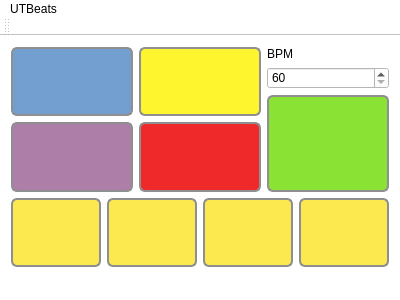
<?xml version="1.0" encoding="UTF-8"?>
<ui version="4.0">
 <class>MainWindow</class>
 <widget class="QMainWindow" name="MainWindow">
  <property name="geometry">
   <rect>
    <x>0</x>
    <y>0</y>
    <width>400</width>
    <height>300</height>
   </rect>
  </property>
  <property name="windowTitle">
   <string>MainWindow</string>
  </property>
  <property name="styleSheet">
   <string notr="true">background-color: rgb(255, 255, 255);</string>
  </property>
  <widget class="QWidget" name="centralWidget">
   <layout class="QGridLayout" name="gridLayout">
    <item row="0" column="2" rowspan="2">
     <layout class="QGridLayout" name="gridLayout_2">
      <item row="2" column="0">
       <widget class="QPushButton" name="BotonPlay">
        <property name="sizePolicy">
         <sizepolicy hsizetype="Preferred" vsizetype="MinimumExpanding">
          <horstretch>0</horstretch>
          <verstretch>0</verstretch>
         </sizepolicy>
        </property>
        <property name="styleSheet">
         <string notr="true">QPushButton {
	background-color: rgb(138, 226, 52);
    border: 2px solid #8f8f91;
    border-radius: 6px;
	
	image: url(:/recursos/play.png);
    /*background-color: qlineargradient(x1: 0, y1: 0, x2: 0, y2: 1,
                                      stop: 0 #f6f7fa, stop: 1 #dadbde);*/
    min-width: 80px;
	font-size: 20px;
}

QPushButton:pressed {
	border-color: rgb(0, 0, 0);
	background-color: rgb(115, 210, 22);
}

QPushButton:flat {
    border: none; /* no border for a flat push button */
}

QPushButton:default {
    border-color: navy; /* make the default button prominent */
}</string>
        </property>
        <property name="text">
         <string/>
        </property>
       </widget>
      </item>
      <item row="1" column="0">
       <widget class="QSpinBox" name="SBTempo">
        <property name="styleSheet">
         <string notr="true">background-color: rgb(255, 255, 255);</string>
        </property>
        <property name="minimum">
         <number>60</number>
        </property>
        <property name="maximum">
         <number>180</number>
        </property>
       </widget>
      </item>
      <item row="0" column="0">
       <widget class="QLabel" name="label">
        <property name="text">
         <string>BPM</string>
        </property>
       </widget>
      </item>
     </layout>
    </item>
    <item row="0" column="1">
     <widget class="QPushButton" name="BotonHiHat">
      <property name="sizePolicy">
       <sizepolicy hsizetype="Minimum" vsizetype="Ignored">
        <horstretch>0</horstretch>
        <verstretch>0</verstretch>
       </sizepolicy>
      </property>
      <property name="styleSheet">
       <string notr="true">QPushButton {
	background-color: rgb(255, 245, 46);
	border: 2px solid #8f8f91;
	border-radius: 6px;
	
	image: url(:/recursos/hihat.png);
	/*background-color: qlineargradient(x1: 0, y1: 0, x2: 0, y2: 1,
                                      stop: 0 #f6f7fa, stop: 1 #dadbde);*/
	min-width: 80px;
	font-size: 20px;
}

QPushButton:pressed {
	border-color: rgb(0, 0, 0);
	background-color: rgb(255, 207, 60);
}

QPushButton:flat {
    border: none; /* no border for a flat push button */
	font-size: 20px;
}

QPushButton:default {
    border-color: navy; /* make the default button prominent */
	font-size: 20px;
}</string>
      </property>
      <property name="text">
       <string/>
      </property>
     </widget>
    </item>
    <item row="0" column="0">
     <widget class="QPushButton" name="BotonBombo">
      <property name="sizePolicy">
       <sizepolicy hsizetype="Minimum" vsizetype="Ignored">
        <horstretch>0</horstretch>
        <verstretch>0</verstretch>
       </sizepolicy>
      </property>
      <property name="styleSheet">
       <string notr="true">QPushButton {
	
	background-color: rgb(114, 159, 207);
    border: 2px solid #8f8f91;
    border-radius: 6px;
	image: url(:/recursos/kick-drum.png);
   /* background-color: qlineargradient(x1: 0, y1: 0, x2: 0, y2: 1,
                                      stop: 0 #f6f7fa, stop: 1 #dadbde);*/
    min-width: 80px;
	font-size: 20px;
}

QPushButton:pressed {
	border-color: rgb(0, 0, 0);
	background-color: rgb(52, 101, 164);
}

QPushButton:flat {
    border: none; /* no border for a flat push button */
}

QPushButton:default {
    border-color: navy; /* make the default button prominent */
}</string>
      </property>
      <property name="text">
       <string/>
      </property>
     </widget>
    </item>
    <item row="1" column="1">
     <widget class="QPushButton" name="BotonCrash">
      <property name="sizePolicy">
       <sizepolicy hsizetype="Minimum" vsizetype="Ignored">
        <horstretch>0</horstretch>
        <verstretch>0</verstretch>
       </sizepolicy>
      </property>
      <property name="styleSheet">
       <string notr="true">QPushButton {
	background-color: rgb(239, 41, 41);
    border: 2px solid #8f8f91;
    border-radius: 6px;
	image: url(:/recursos/crash2.png);
    /*background-color: qlineargradient(x1: 0, y1: 0, x2: 0, y2: 1,
                                      stop: 0 #f6f7fa, stop: 1 #dadbde);*/
    min-width: 80px;
	font-size: 20px;
}

QPushButton:pressed {
	border-color: rgb(0, 0, 0);
	background-color: rgb(204, 0, 0);
}

QPushButton:flat {
    border: none; /* no border for a flat push button */
}

QPushButton:default {
    border-color: navy; /* make the default button prominent */
}</string>
      </property>
      <property name="text">
       <string/>
      </property>
     </widget>
    </item>
    <item row="1" column="0">
     <widget class="QPushButton" name="BotonRedoblante">
      <property name="sizePolicy">
       <sizepolicy hsizetype="Minimum" vsizetype="Ignored">
        <horstretch>0</horstretch>
        <verstretch>0</verstretch>
       </sizepolicy>
      </property>
      <property name="styleSheet">
       <string notr="true">QPushButton {
	
	background-color: rgb(173, 127, 168);
    border: 2px solid #8f8f91;
    border-radius: 6px;
	image: url(:/recursos/snare-drum.png);
   /* background-color: qlineargradient(x1: 0, y1: 0, x2: 0, y2: 1,
                                      stop: 0 #f6f7fa, stop: 1 #dadbde);*/
    min-width: 80px;
	font-size: 19px;
}

QPushButton:pressed {
	border-color: rgb(0, 0, 0);
	background-color: rgb(117, 80, 123);
}

QPushButton:flat {
    border: none; /* no border for a flat push button */
}

QPushButton:default {
    border-color: navy; /* make the default button prominent */
}</string>
      </property>
      <property name="text">
       <string/>
      </property>
     </widget>
    </item>
    <item row="3" column="0" colspan="3">
     <layout class="QGridLayout" name="gridLayout_3">
      <item row="0" column="1">
       <widget class="QPushButton" name="BotonNegra">
        <property name="sizePolicy">
         <sizepolicy hsizetype="Minimum" vsizetype="Ignored">
          <horstretch>0</horstretch>
          <verstretch>0</verstretch>
         </sizepolicy>
        </property>
        <property name="styleSheet">
         <string notr="true">QPushButton {
	background-color: rgb(252, 233, 79);
    border: 2px solid #8f8f91;
    border-radius: 6px;
	image: url(:/recursos/negra.png);
    background-color: qlineargradient(x1: 0, y1: 0, x2: 0, y2: 1,
                                      stop: 0 #f6f7fa, stop: 1 #dadbde);
    min-width: 80px;
	font-size: 18px;
}

QPushButton:pressed {
	
	border-color: rgb(255, 0, 0);
	background-color: rgb(255, 255, 255);
}

QPushButton:flat {
    border: none; /* no border for a flat push button */
}

QPushButton:default {
    border-color: navy; /* make the default button prominent */
}</string>
        </property>
        <property name="text">
         <string/>
        </property>
       </widget>
      </item>
      <item row="0" column="0">
       <widget class="QPushButton" name="BotonBlanca">
        <property name="sizePolicy">
         <sizepolicy hsizetype="Minimum" vsizetype="Ignored">
          <horstretch>0</horstretch>
          <verstretch>0</verstretch>
         </sizepolicy>
        </property>
        <property name="styleSheet">
         <string notr="true">QPushButton {
	background-color: rgb(252, 233, 79);
    border: 2px solid #8f8f91;
    border-radius: 6px;
	image: url(:/recursos/blanca.png);
    background-color: qlineargradient(x1: 0, y1: 0, x2: 0, y2: 1,
                                      stop: 0 #f6f7fa, stop: 1 #dadbde);
    min-width: 80px;
	font-size: 18px;
}

QPushButton:pressed {
	border-color: rgb(255, 0, 0);
	background-color: rgb(255, 255, 255);
}

QPushButton:flat {
    border: none; /* no border for a flat push button */
}

QPushButton:default {
    border-color: navy; /* make the default button prominent */
}</string>
        </property>
        <property name="text">
         <string/>
        </property>
       </widget>
      </item>
      <item row="0" column="2">
       <widget class="QPushButton" name="BotonCorchea">
        <property name="sizePolicy">
         <sizepolicy hsizetype="Minimum" vsizetype="Ignored">
          <horstretch>0</horstretch>
          <verstretch>0</verstretch>
         </sizepolicy>
        </property>
        <property name="styleSheet">
         <string notr="true">QPushButton {
	background-color: rgb(252, 233, 79);
    border: 2px solid #8f8f91;
    border-radius: 6px;
	image: url(:/recursos/corchea.png);
    background-color: qlineargradient(x1: 0, y1: 0, x2: 0, y2: 1,
                                      stop: 0 #f6f7fa, stop: 1 #dadbde);
    min-width: 80px;
	font-size: 18px;
}

QPushButton:pressed {
	border-color: rgb(255, 0, 0);
	background-color: rgb(255, 255, 255);
}

QPushButton:flat {
    border: none; /* no border for a flat push button */
}

QPushButton:default {
    border-color: navy; /* make the default button prominent */
}</string>
        </property>
        <property name="text">
         <string/>
        </property>
       </widget>
      </item>
      <item row="0" column="3">
       <widget class="QPushButton" name="BotonSemiC">
        <property name="sizePolicy">
         <sizepolicy hsizetype="Minimum" vsizetype="Ignored">
          <horstretch>0</horstretch>
          <verstretch>0</verstretch>
         </sizepolicy>
        </property>
        <property name="styleSheet">
         <string notr="true">QPushButton {
	background-color: rgb(252, 233, 79);
    border: 2px solid #8f8f91;
    border-radius: 6px;
	image: url(:/recursos/semicorchea.png);
    background-color: qlineargradient(x1: 0, y1: 0, x2: 0, y2: 1,
                                      stop: 0 #f6f7fa, stop: 1 #dadbde);
    min-width: 80px;
	font-size: 18px;
}

QPushButton:pressed {
	border-color: rgb(255, 0, 0);
	background-color: rgb(255, 255, 255);
}

QPushButton:flat {
    border: none; /* no border for a flat push button */
}

QPushButton:default {
    border-color: navy; /* make the default button prominent */
}</string>
        </property>
        <property name="text">
         <string/>
        </property>
       </widget>
      </item>
     </layout>
    </item>
   </layout>
  </widget>
  <widget class="QMenuBar" name="menuBar">
   <property name="geometry">
    <rect>
     <x>0</x>
     <y>0</y>
     <width>400</width>
     <height>22</height>
    </rect>
   </property>
   <widget class="QMenu" name="menuUTBeats">
    <property name="title">
     <string>UTBeats</string>
    </property>
   </widget>
   <addaction name="menuUTBeats"/>
  </widget>
  <widget class="QToolBar" name="mainToolBar">
   <attribute name="toolBarArea">
    <enum>TopToolBarArea</enum>
   </attribute>
   <attribute name="toolBarBreak">
    <bool>false</bool>
   </attribute>
  </widget>
  <widget class="QStatusBar" name="statusBar"/>
 </widget>
 <layoutdefault spacing="6" margin="11"/>
 <resources/>
 <connections/>
</ui>
